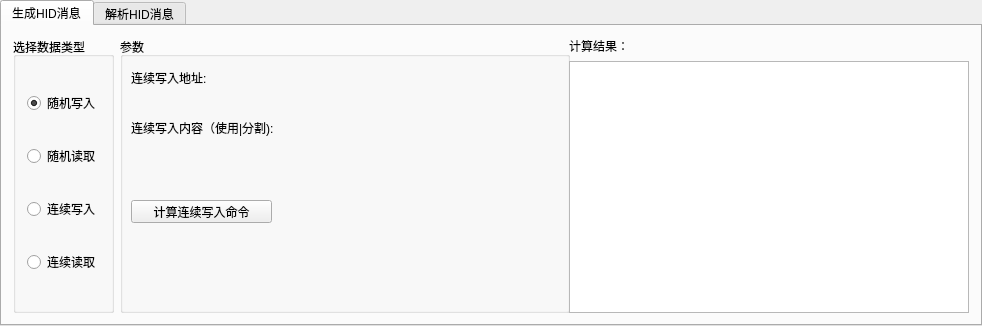
<?xml version="1.0" encoding="UTF-8"?>
<ui version="4.0">
 <class>HIDMessageAnalyserClass</class>
 <widget class="QMainWindow" name="HIDMessageAnalyserClass">
  <property name="geometry">
   <rect>
    <x>0</x>
    <y>0</y>
    <width>982</width>
    <height>326</height>
   </rect>
  </property>
  <property name="minimumSize">
   <size>
    <width>982</width>
    <height>326</height>
   </size>
  </property>
  <property name="maximumSize">
   <size>
    <width>982</width>
    <height>326</height>
   </size>
  </property>
  <property name="windowTitle">
   <string>HIDMessageAnalyser</string>
  </property>
  <widget class="QWidget" name="centralWidget">
   <layout class="QHBoxLayout" name="horizontalLayout">
    <property name="spacing">
     <number>0</number>
    </property>
    <property name="leftMargin">
     <number>0</number>
    </property>
    <property name="topMargin">
     <number>0</number>
    </property>
    <property name="rightMargin">
     <number>0</number>
    </property>
    <property name="bottomMargin">
     <number>0</number>
    </property>
    <item>
     <widget class="QTabWidget" name="tabWidget">
      <property name="minimumSize">
       <size>
        <width>982</width>
        <height>326</height>
       </size>
      </property>
      <property name="maximumSize">
       <size>
        <width>982</width>
        <height>326</height>
       </size>
      </property>
      <property name="currentIndex">
       <number>0</number>
      </property>
      <widget class="QWidget" name="tab_make">
       <attribute name="title">
        <string>生成HID消息</string>
       </attribute>
       <layout class="QHBoxLayout" name="horizontalLayout_6">
        <item>
         <widget class="QGroupBox" name="groupBox">
          <property name="title">
           <string>选择数据类型</string>
          </property>
          <layout class="QVBoxLayout" name="verticalLayout">
           <item>
            <widget class="QRadioButton" name="rdb_random_send">
             <property name="text">
              <string>随机写入</string>
             </property>
             <property name="checked">
              <bool>true</bool>
             </property>
            </widget>
           </item>
           <item>
            <widget class="QRadioButton" name="rdb_random_read">
             <property name="text">
              <string>随机读取</string>
             </property>
            </widget>
           </item>
           <item>
            <widget class="QRadioButton" name="rad_conti_send">
             <property name="text">
              <string>连续写入</string>
             </property>
            </widget>
           </item>
           <item>
            <widget class="QRadioButton" name="rdb_conti_read">
             <property name="text">
              <string>连续读取</string>
             </property>
            </widget>
           </item>
          </layout>
         </widget>
        </item>
        <item>
         <widget class="QGroupBox" name="groupBox_2">
          <property name="minimumSize">
           <size>
            <width>450</width>
            <height>0</height>
           </size>
          </property>
          <property name="title">
           <string>参数</string>
          </property>
          <widget class="QStackedWidget" name="widgets">
           <property name="geometry">
            <rect>
             <x>1</x>
             <y>13</y>
             <width>450</width>
             <height>231</height>
            </rect>
           </property>
           <property name="currentIndex">
            <number>2</number>
           </property>
           <widget class="QWidget" name="wid_random_write">
            <widget class="QLabel" name="label">
             <property name="geometry">
              <rect>
               <x>10</x>
               <y>10</y>
               <width>101</width>
               <height>16</height>
              </rect>
             </property>
             <property name="text">
              <string>随机写入地址位：</string>
             </property>
            </widget>
            <widget class="QLabel" name="label_3">
             <property name="geometry">
              <rect>
               <x>10</x>
               <y>56</y>
               <width>36</width>
               <height>16</height>
              </rect>
             </property>
             <property name="text">
              <string>参数：</string>
             </property>
            </widget>
            <widget class="QPushButton" name="btn_r_w">
             <property name="geometry">
              <rect>
               <x>10</x>
               <y>140</y>
               <width>161</width>
               <height>23</height>
              </rect>
             </property>
             <property name="text">
              <string>计算随机写入命令</string>
             </property>
            </widget>
            <widget class="QWidget" name="layoutWidget">
             <property name="geometry">
              <rect>
               <x>10</x>
               <y>74</y>
               <width>181</width>
               <height>22</height>
              </rect>
             </property>
             <layout class="QHBoxLayout" name="horizontalLayout_4">
              <item>
               <widget class="QLineEdit" name="line_r_w_sval"/>
              </item>
              <item>
               <widget class="QLabel" name="label_4">
                <property name="text">
                 <string>例:1</string>
                </property>
               </widget>
              </item>
             </layout>
            </widget>
            <widget class="QWidget" name="layoutWidget">
             <property name="geometry">
              <rect>
               <x>10</x>
               <y>28</y>
               <width>183</width>
               <height>22</height>
              </rect>
             </property>
             <layout class="QHBoxLayout" name="horizontalLayout_3">
              <item>
               <widget class="QLineEdit" name="line_r_w_addr"/>
              </item>
              <item>
               <widget class="QLabel" name="label_2">
                <property name="text">
                 <string>例:082A</string>
                </property>
               </widget>
              </item>
             </layout>
            </widget>
           </widget>
           <widget class="QWidget" name="wid_random_read">
            <widget class="QLabel" name="label_6">
             <property name="geometry">
              <rect>
               <x>10</x>
               <y>20</y>
               <width>111</width>
               <height>16</height>
              </rect>
             </property>
             <property name="text">
              <string>随机读取地址位：</string>
             </property>
            </widget>
            <widget class="QPushButton" name="btn_r_r">
             <property name="geometry">
              <rect>
               <x>40</x>
               <y>180</y>
               <width>151</width>
               <height>23</height>
              </rect>
             </property>
             <property name="text">
              <string>计算随机读取命令</string>
             </property>
            </widget>
            <widget class="QWidget" name="layoutWidget">
             <property name="geometry">
              <rect>
               <x>10</x>
               <y>40</y>
               <width>191</width>
               <height>22</height>
              </rect>
             </property>
             <layout class="QHBoxLayout" name="horizontalLayout_2">
              <item>
               <widget class="QLineEdit" name="line_r_r_addr"/>
              </item>
              <item>
               <widget class="QLabel" name="label_7">
                <property name="text">
                 <string>例:082A</string>
                </property>
               </widget>
              </item>
             </layout>
            </widget>
           </widget>
           <widget class="QWidget" name="wid_conti_write">
            <widget class="QLabel" name="label_8">
             <property name="geometry">
              <rect>
               <x>10</x>
               <y>20</y>
               <width>101</width>
               <height>16</height>
              </rect>
             </property>
             <property name="text">
              <string>连续写入地址:</string>
             </property>
            </widget>
            <widget class="QLabel" name="label_10">
             <property name="geometry">
              <rect>
               <x>10</x>
               <y>70</y>
               <width>181</width>
               <height>16</height>
              </rect>
             </property>
             <property name="text">
              <string>连续写入内容（使用|分割):</string>
             </property>
            </widget>
            <widget class="QPushButton" name="btn_c_w">
             <property name="geometry">
              <rect>
               <x>10</x>
               <y>150</y>
               <width>141</width>
               <height>23</height>
              </rect>
             </property>
             <property name="text">
              <string>计算连续写入命令</string>
             </property>
            </widget>
            <widget class="QWidget" name="layoutWidget">
             <property name="geometry">
              <rect>
               <x>10</x>
               <y>40</y>
               <width>191</width>
               <height>22</height>
              </rect>
             </property>
             <layout class="QHBoxLayout" name="horizontalLayout_5">
              <item>
               <widget class="QLineEdit" name="line_c_w_addr"/>
              </item>
              <item>
               <widget class="QLabel" name="label_9">
                <property name="text">
                 <string>例:082A</string>
                </property>
               </widget>
              </item>
             </layout>
            </widget>
            <widget class="QWidget" name="layoutWidget">
             <property name="geometry">
              <rect>
               <x>10</x>
               <y>100</y>
               <width>321</width>
               <height>22</height>
              </rect>
             </property>
             <layout class="QHBoxLayout" name="horizontalLayout_7">
              <item>
               <widget class="QLineEdit" name="line_c_w_sval"/>
              </item>
              <item>
               <widget class="QLabel" name="label_11">
                <property name="text">
                 <string>例:1|32A8|8AB4</string>
                </property>
               </widget>
              </item>
             </layout>
            </widget>
           </widget>
           <widget class="QWidget" name="wid_conti_read">
            <widget class="QLabel" name="label_12">
             <property name="geometry">
              <rect>
               <x>10</x>
               <y>10</y>
               <width>131</width>
               <height>16</height>
              </rect>
             </property>
             <property name="text">
              <string>连续参数读取地址：</string>
             </property>
            </widget>
            <widget class="QLabel" name="label_14">
             <property name="geometry">
              <rect>
               <x>10</x>
               <y>80</y>
               <width>111</width>
               <height>16</height>
              </rect>
             </property>
             <property name="text">
              <string>连续参数读取长度：</string>
             </property>
            </widget>
            <widget class="QPushButton" name="btn_c_r">
             <property name="geometry">
              <rect>
               <x>10</x>
               <y>170</y>
               <width>181</width>
               <height>23</height>
              </rect>
             </property>
             <property name="text">
              <string>计算连续参数读取命令</string>
             </property>
            </widget>
            <widget class="QWidget" name="layoutWidget">
             <property name="geometry">
              <rect>
               <x>10</x>
               <y>40</y>
               <width>241</width>
               <height>22</height>
              </rect>
             </property>
             <layout class="QHBoxLayout" name="horizontalLayout_8">
              <item>
               <widget class="QLineEdit" name="line_c_r_addr"/>
              </item>
              <item>
               <widget class="QLabel" name="label_13">
                <property name="text">
                 <string>例:082A</string>
                </property>
               </widget>
              </item>
             </layout>
            </widget>
            <widget class="QWidget" name="layoutWidget">
             <property name="geometry">
              <rect>
               <x>10</x>
               <y>110</y>
               <width>241</width>
               <height>22</height>
              </rect>
             </property>
             <layout class="QHBoxLayout" name="horizontalLayout_9">
              <item>
               <widget class="QLineEdit" name="lline_c_r_sval">
                <property name="text">
                 <string/>
                </property>
               </widget>
              </item>
              <item>
               <widget class="QLabel" name="label_15">
                <property name="text">
                 <string>例如:12</string>
                </property>
               </widget>
              </item>
             </layout>
            </widget>
           </widget>
          </widget>
         </widget>
        </item>
        <item>
         <layout class="QVBoxLayout" name="verticalLayout_2">
          <item>
           <widget class="QLabel" name="label_5">
            <property name="text">
             <string>计算结果：</string>
            </property>
           </widget>
          </item>
          <item>
           <widget class="QPlainTextEdit" name="text">
            <property name="minimumSize">
             <size>
              <width>400</width>
              <height>0</height>
             </size>
            </property>
            <property name="maximumSize">
             <size>
              <width>400</width>
              <height>16777215</height>
             </size>
            </property>
           </widget>
          </item>
         </layout>
        </item>
       </layout>
      </widget>
      <widget class="QWidget" name="tab_analyse">
       <attribute name="title">
        <string>解析HID消息</string>
       </attribute>
       <layout class="QHBoxLayout" name="horizontalLayout_10">
        <item>
         <layout class="QVBoxLayout" name="verticalLayout_3">
          <item>
           <widget class="QLabel" name="label_16">
            <property name="text">
             <string>输入参数 例: c40b0000037e204a0046fe</string>
            </property>
           </widget>
          </item>
          <item>
           <widget class="QPlainTextEdit" name="text_input"/>
          </item>
          <item>
           <widget class="QPushButton" name="btn_analyse">
            <property name="text">
             <string>解析输入</string>
            </property>
           </widget>
          </item>
         </layout>
        </item>
        <item>
         <widget class="QGroupBox" name="groupBox_3">
          <property name="minimumSize">
           <size>
            <width>700</width>
            <height>0</height>
           </size>
          </property>
          <property name="maximumSize">
           <size>
            <width>700</width>
            <height>16777215</height>
           </size>
          </property>
          <property name="title">
           <string>解析结果：</string>
          </property>
          <widget class="QLabel" name="label_17">
           <property name="geometry">
            <rect>
             <x>10</x>
             <y>20</y>
             <width>61</width>
             <height>16</height>
            </rect>
           </property>
           <property name="text">
            <string>参数类型:</string>
           </property>
          </widget>
          <widget class="QLineEdit" name="line_ret_addr_type">
           <property name="geometry">
            <rect>
             <x>10</x>
             <y>40</y>
             <width>113</width>
             <height>20</height>
            </rect>
           </property>
          </widget>
          <widget class="QLabel" name="label_18">
           <property name="geometry">
            <rect>
             <x>140</x>
             <y>20</y>
             <width>61</width>
             <height>16</height>
            </rect>
           </property>
           <property name="text">
            <string>参数地址:</string>
           </property>
          </widget>
          <widget class="QLineEdit" name="line_ret_addr">
           <property name="geometry">
            <rect>
             <x>140</x>
             <y>40</y>
             <width>71</width>
             <height>20</height>
            </rect>
           </property>
          </widget>
          <widget class="QLabel" name="label_19">
           <property name="geometry">
            <rect>
             <x>10</x>
             <y>70</y>
             <width>61</width>
             <height>16</height>
            </rect>
           </property>
           <property name="text">
            <string>读取参数:</string>
           </property>
          </widget>
          <widget class="QTableWidget" name="tablewidget_ret">
           <property name="geometry">
            <rect>
             <x>9</x>
             <y>90</y>
             <width>201</width>
             <height>171</height>
            </rect>
           </property>
           <property name="verticalScrollBarPolicy">
            <enum>Qt::ScrollBarAsNeeded</enum>
           </property>
           <property name="horizontalScrollBarPolicy">
            <enum>Qt::ScrollBarAlwaysOff</enum>
           </property>
           <column>
            <property name="text">
             <string>地址</string>
            </property>
           </column>
           <column>
            <property name="text">
             <string>参数</string>
            </property>
           </column>
          </widget>
          <widget class="QLabel" name="label_20">
           <property name="geometry">
            <rect>
             <x>220</x>
             <y>20</y>
             <width>54</width>
             <height>12</height>
            </rect>
           </property>
           <property name="text">
            <string>结果：</string>
           </property>
          </widget>
          <widget class="QPlainTextEdit" name="text_analyse">
           <property name="geometry">
            <rect>
             <x>220</x>
             <y>40</y>
             <width>261</width>
             <height>241</height>
            </rect>
           </property>
          </widget>
         </widget>
        </item>
       </layout>
      </widget>
     </widget>
    </item>
   </layout>
  </widget>
 </widget>
 <layoutdefault spacing="6" margin="11"/>
 <resources>
  <include location="HIDMessageAnalyser.qrc"/>
 </resources>
 <connections/>
</ui>
